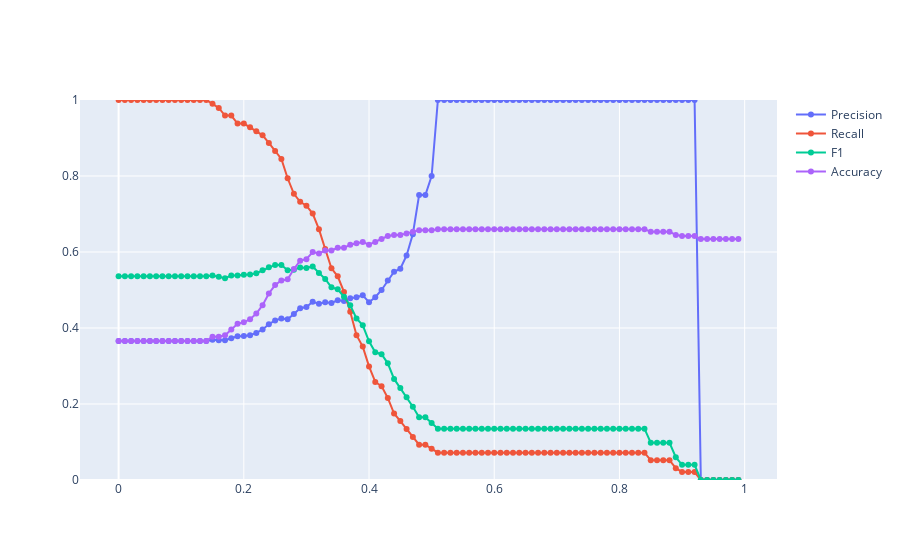

Notebook source saved alongside this figure:
### Code cell
%%capture --no-display 
# above line is to avoid warning message due to division by 0
lr_model_metrics= train_test_metrics_classification(lr_model,X_test,y_test,threshold_start=0.0,threshold_end=1,threshold_interval=.01)
